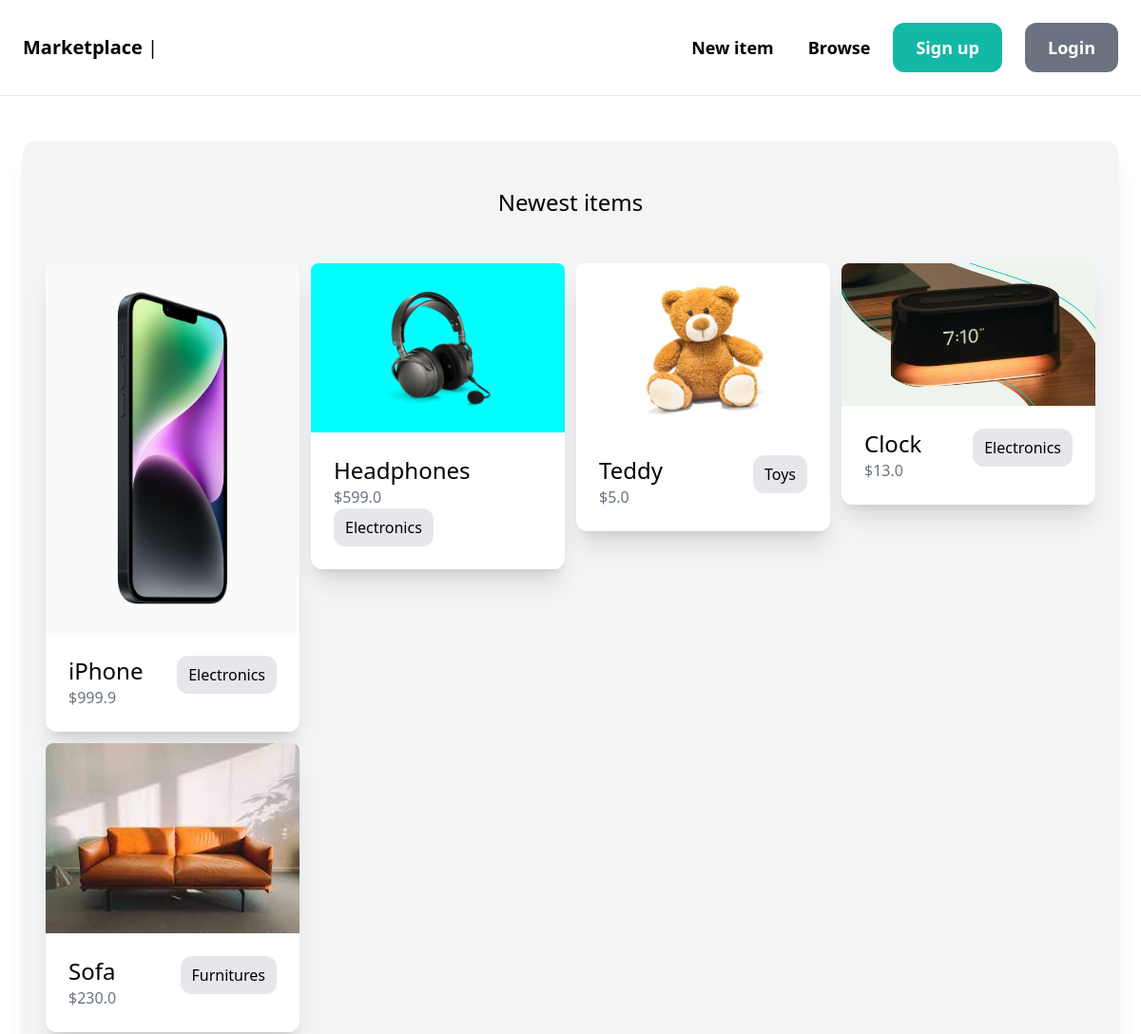
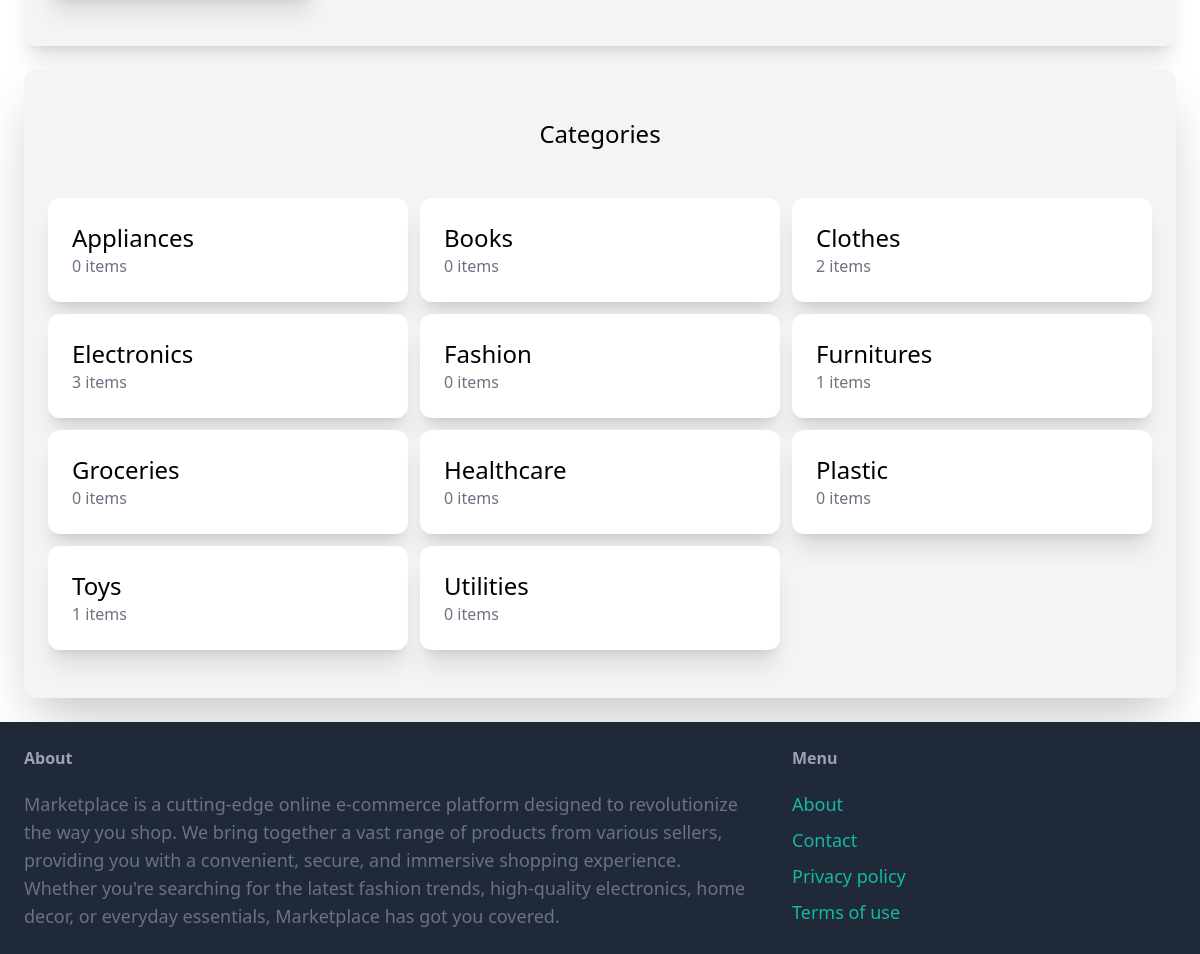
The app's page /, older data (2 pictures, top to bottom).
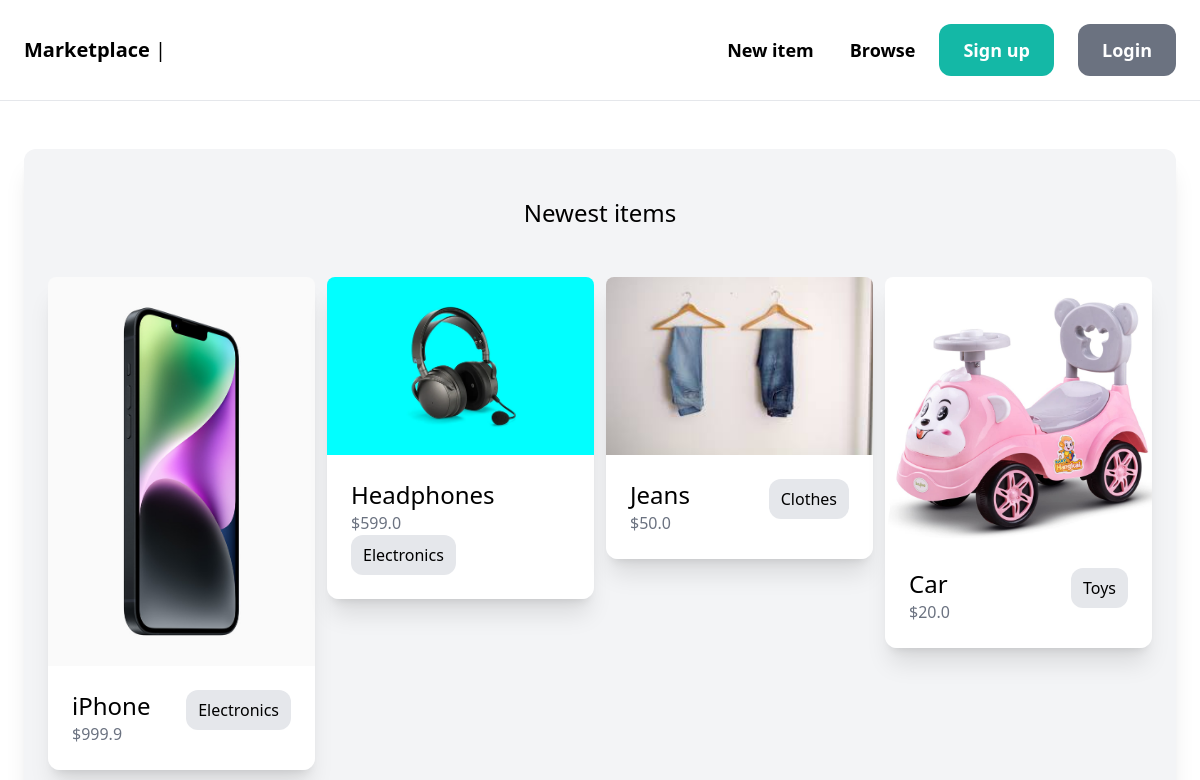
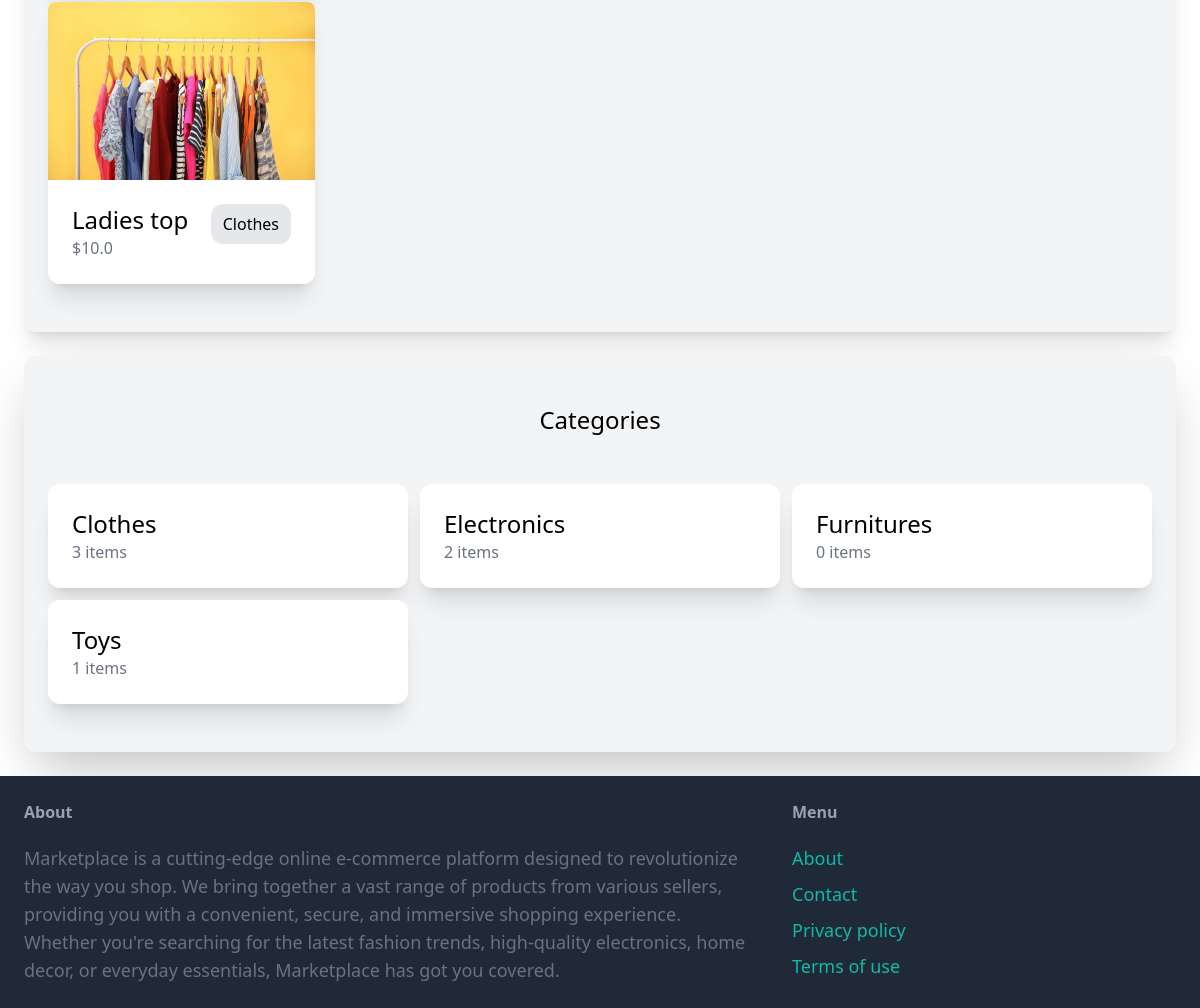
The same page, newer data (2 pictures, top to bottom).
### item/models.py (models this page shows, shortened)
class Item(models.Model):
    category = models.ForeignKey(Category, related_name='items', on_delete=models.CASCADE)
    name = models.CharField(max_length=255)
    description = models.TextField(blank=True,null=True)
    size = models.CharField(max_length=100,blank=True,null=True)
    color = models.CharField(max_length=100,blank=True,null=True)
    gender = models.CharField(max_length=100,blank=True,null=True)
    price=models.FloatField(default=0.0)
    image = models.ImageField(upload_to='item_images', blank=True, null=True)
    is_sold = models.BooleanField(default=False)
    created_by = models.ForeignKey(User, on_delete=models.CASCADE, related_name='items')
    created_at=models.DateTimeField(auto_now_add=True)

class Category(models.Model):
    name=models.CharField(max_length=255, unique=True)
    class Meta:
        ordering = ('name',)
        verbose_name_plural = 'Categories'
    def __str__(self):
        return self.name

### core/views.py (the view)
# urls.py: path('',views.index, name='index'),
def index(request):
    items = Item.objects.filter(is_sold=False)[0:6]
    categories = Category.objects.all()
    return render(request,'core/index.html',{
        'categories':categories,
        'items':items,
    })

### core/templates/core/index.html (shortened to what this page needs)
{% extends 'core/base.html' %}
{% block content %}
    <div class="mt-6 sm:px-6 px-3 w-full py-12 dark:text-white dark:bg-gray-800 dark:text-white bg-gray-100 rounded-xl shadow-xl">
        <h2 class="md:mb-12 mb-3 font-medium text-2xl text-center">Newest items</h2>
        <div class="grid grid-cols-2 md:grid-cols-3  lg:grid-cols-4 items-stretch gap-3  ">
            {% for item in items %}
                <div class="shadow-xl h-fit  rounded-b-xl  ">
                    <a href="{% url 'item:detail' item.id %}">
                        <div class="md:shrink-0">
                            <img src="{{ item.image.url }}" class="w-full rounded-t-lg dark:brightness-50 " alt="Product image">
                        </div>
                        <div class="p-6 p-3 bg-white dark:bg-gray-900 flex flex-wrap sm:justify-between justify-center  rounded-b-xl ">
                            <div>
                                <h2 class="sm:text-2xl break-words">{{ item.name }}</h2>
                                <p class="text-gray-500">${{item.price}}</p>
                            </div>
                            <div >
                                <p class=" hidden sm:block bg-gray-200 dark:bg-gray-800 sm:px-3 sm:py-2  rounded-xl">{{ item.category }}</p>
                            </div>
                        </div>
                    </a>
                </div>
            {% endfor %}
        </div>
    </div>
    <div class="mt-6 sm:px-6 px-3 py-12 bg-gray-100 dark:bg-gray-900 dark:text-white rounded-xl shadow-2xl">
        <h2 class="mb-12 text-2xl text-center font-medium">Categories</h2>
        <div class="grid grid-cols-2 sm:grid-cols-3 sm:gap-3 gap-2">
            {% for category in categories %}
            <div>
                <a href="{% url 'item:items' %}?category={{category.id}}">
                    <div class="p-6  bg-white dark:bg-gray-800 rounded-xl shadow-xl">
                        <h2 class="sm:text-2xl break-words">{{ category.name }}</h2>
                        <p class="text-gray-500">{{category.items.count}} items</p>
                    </div>
                </a>
            </div>
            {% endfor %}
        </div>
    </div>
{% endblock %}

Row changes from the older to the newer data that the page shows:
removed Item: image (picture), name "Teddy", price "5.0", category "Toys"
removed Item: image (picture), name "Clock", price "13.0", category "Electronics"
removed Item: image (picture), name "Sofa", price "230.0", category "Furnitures"
removed Category: name "Appliances", items.count "0"
removed Category: name "Books", items.count "0"
removed Category: name "Fashion", items.count "0"
removed Category: name "Groceries", items.count "0"
removed Category: name "Healthcare", items.count "0"
removed Category: name "Plastic", items.count "0"
removed Category: name "Utilities", items.count "0"
added Item: image (picture), name "Jeans", price "50.0", category "Clothes"
added Item: image (picture), name "Car", price "20.0", category "Toys"
now on this page (row edited): Item: image (picture), name "Ladies top", price "10.0", category "Clothes"
computed for Category "Clothes": items.count "2" → "3"
computed for Category "Electronics": items.count "3" → "2"
computed for Category "Furnitures": items.count "1" → "0"
